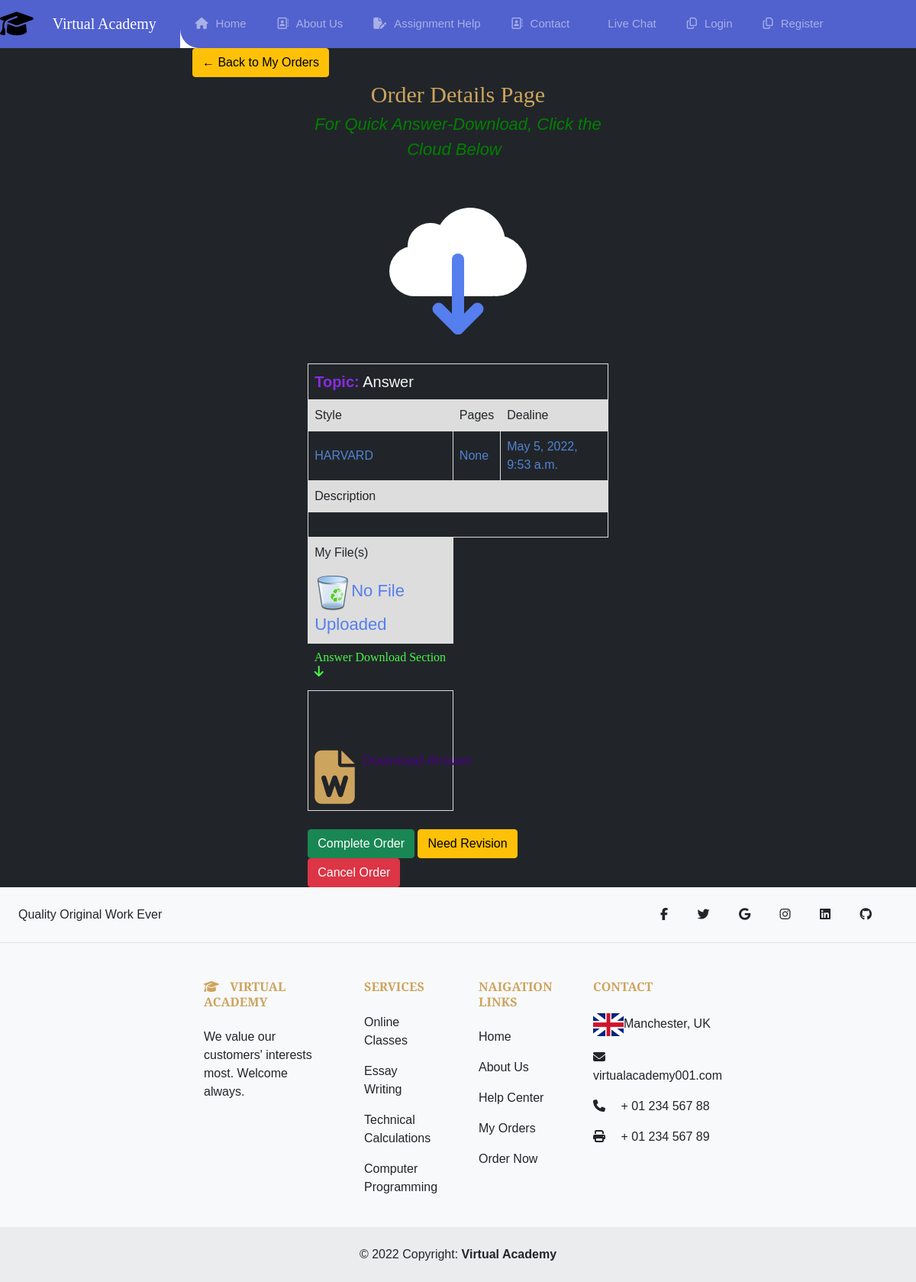
/task/23/, run on the app's committed database.
### Customer/models.py (models this page shows, shortened)
class Task(models.Model):
    STYLES = (
			('HARVARD', 'HARVARD'),
			('APA', 'APA'),
			('MLA', 'MLA'),
            ('CHICAGO', 'CHICAGO'),
            ('Other ', 'Other'),
			)
    PROGRESS = (
        ('In Progress', 'In Progress'),
        ('Completed', 'Completed'),
    )
    SPACING = (
        ('Single', 'Single'),
        ('1.5 lines', '1.5 lines'),
        ('Doudle', 'Double'),
    )
    FONTS = (
        ('Times New Roman', 'Times New Roman'),
        ('Arial', 'Arial'),
        ('Calibri', 'Calibri'),
    )
    user = models.ForeignKey(
        User, on_delete=models.CASCADE, null=True, blank=True)
    topic= models.CharField(max_length=200, null=True, blank=True)
    description = models.TextField(max_length=1000, null=True, blank=True)
    pages = models.FloatField(null=True, blank=True)
    font_family = models.CharField(max_length=200, null=True, blank=True, choices=FONTS, default='Select')
    line_spacing = models.CharField(max_length=200, null=True, blank=True, choices=SPACING, default='Select')
    style = models.CharField(max_length=200, null=True, blank=True, choices=STYLES, default='Select')
    time = models.DateTimeField("Deadline: Must be Formated> Y-D-M Hr:Min:Sec ",   default= localtime,  null=True, blank=True)
    files = models.FileField( upload_to="Upload_files/%Y%m%d/" , max_length=255,  blank=True, null=True,)
    budget=models.FloatField(null=False, blank=False, default=10)
    created = models.DateField(auto_now=True, null=True, blank=True)
    answer = models.FileField( upload_to="Answers/%Y%m%d/" , max_length=255,  blank=True, null=True)
    progress= models.BooleanField("Mark as Complete", default=False )
    paid = models.BooleanField(default=False )
    invoice= models.CharField(max_length=200, null=True, blank=True)
    class Meta:
        order_with_respect_to = 'user'

### Customer/views.py (the view)
# urls.py: path('task/<int:pk>/', TaskDetail.as_view(), name='task'),
class TaskDetail(DetailView):
    model = Task
    context_object_name= 'task'

### Customer/Templates/Customer/task_detail.html (shortened to what this page needs)
{% extends "Customer/base.html" %}
{% load static %}
 {% block content%}
 {%  include "Customer/nav.html" %}
</head>
<body>
<div class="container">
<a class="btn btn-warning"  href="{% url 'tasks' %}"> &#8592; Back to My Orders</a>
</div>
<div class="container">
    <div class="heading" style="color: whitesmoke; font-weight: 400; font-family: Playfair Display ;
    font-size: 30px; text-align: center; color: #cda45e;" >Order Details Page</div>
    {% if task.answer %}
    <div class="container">
      <div class="heading" style="color: whitesmoke; font-weight: 400;
      font-size: 22px; text-align: center;" > <i style="color: green";>For Quick Answer-Download, Click the Cloud Below</i> </div>
    {% endif %}
<table>
  <tr>
    <th scope="row" colspan="3"> <span style="color: whitesmoke; font-weight: 100;
      font-size: 20px;" > <b style="font-weight: 800; color: blueviolet;">Topic:</b> {{task.topic}}</span> </th>
  </tr>
  <tr>
    <td>Style</td>
    <td>Pages</td>
    <td>Dealine</td>
  </tr>
  <tr>
    <td style="color: #5383d3;">{{task.style}}</td>
    <td style="color: #5383d3;">{{task.pages}}</td>
    <td style="color: #5383d3;">{{task.time}}</td>
  </tr>
  <tr>
    <div class="center"><td scope="row" colspan="3">Description</td></div>
  </tr>
  <tr>
    <td scope="row" colspan="3">
        </td>
  </tr>
  <tr>
    <td> My File(s) </td>
  </tr>
  <tr>
    <tr>
      {% if task.files %}
        <td><a href="{{ task.files.url }}"><i class="fa-solid fa-file-word" style="font-size: 70px;"></i></a>
		</td>
	  {% else %}
	 <td> <img src="{% static 'images/empty.png' %}" class="img-fluid"><span style="color: #557eef; font-size: 22px;">No File Uploaded</span></td>
      {% endif %}
      </tr>
    <tr>
    <td style="color: white; border: #212529;"><h6 style="color: rgb(73, 247, 73); font-family: Playfair display;">Answer Download Section <i class="fa-solid fa-arrow-down"></i></h6></td>
  </tr>
  <tr>
    <tr>
      <td >
        <i class="fa-solid fa-file-word" style="font-size: 70px;"></i>
        {% if task.answer %}
        <marquee behavior="alternate"><a href="{{ task.answer.url }}"><i class="fa-solid fa-file-word" style="font-size: 70px;"></i>
        <i style="text-decoration: none; color: indigo;"><b style="position: fixed; font-size: large;">Download Answer</b></i> </span> </a></td>
		<a href="{{ task.answer.url }}">
      <button type="button" class="icon">
        <div class="cloud">
          <div class="puff puff-4"></div>
          <div class="arrow">
            <div class="arrow-stem">
              <div class="arrow-l-tip"></div>
              <div class="arrow-r-tip"></div>
            </div>
          </div>
        </div>
      </button>
      </div>
      {% endif %}
   <br>
<br>
<button type="button" class="btn btn-success">Complete Order</button>
<button type="button" class="btn btn-warning">Need Revision</button>
<button type="button" class="btn btn-danger">Cancel Order</button>
</div>
{% include 'Customer/footer.html' %}
{% endblock content %}

### static/css/main.css (style rules this page uses)
.container { width: 60%; margin: auto; }
.heading { text-align: center; font-size: 30px; font-weight: bold; padding: 0.rem 0; font-family: "Nunito", sans-serif; }
.icon { height: 5rem; width: auto; }
a { color: #cda45e; text-decoration: none; }
h1, h2, h3, h4, h5, h6 { font-family: "Playfair Display", serif; color: #cda45e; }

### Customer/Templates/Customer/nav.html (style rules this page uses)
body { font-family: 'Roboto', sans-serif; }
* { margin: 0; padding: 0; }
i { margin-right: 10px; }

### Customer/Templates/Customer/task_detail.html (style rules this page uses)
body { background-color: #212529; margin: 0; font-family: "Nunito", sans-serif; font-size: 1rem; font-weight: 200; line-height: 1.5; -webkit-text-size-adjust: 100%; -webkit-tap-highlight-color: transparent; }
table { font-family: arial, sans-serif; border-collapse: collapse; width: 100%; }
td, th { border: 1px solid #dddddd; text-align: left; padding: 8px; }
tr:nth-child(even) { background-color: #dddddd; }
*, *:before, *:after { box-sizing: border-box; margin: 0; padding: 0; }
.icon { background-color: transparent; border: 0; color: #557eef; cursor: pointer; display: block; font-size: 20px; margin: 3em auto 0 auto; position: relative; width: 9em; height: 9em; -webkit-appearance: none; -moz-appearance: none; appearance: none; }
.icon div { position: absolute; }
.cloud { transition: opacity 0.1s linear; }
.cloud { top: 0; width: 4em; height: .1em; }
.puff, .cloud-core { background-color: #fff; }
.puff { border-radius: 50%; }
.puff-4 { top: 1.8em; left: 5em; width: 4em; height: 4em; }
.arrow { top: 3em; left: 0; width: 9em; height: 5.3em; }
.arrow div, .progress { border-radius: 0.4em; }
.arrow div { background-color: currentColor; }
.arrow-stem { bottom: 0; left: 4.1em; width: 0.8em; height: 5.3em; transform-origin: 50% 100%; }
.arrow-l-tip, .arrow-r-tip { left: calc(50% - 0.4em); bottom: 0; width: 2.6em; height: 0.8em; transform-origin: 0.4em 50%; }
.arrow-l-tip { transform: rotate(-135deg); }
.arrow-r-tip { transform: rotate(-45deg); }

### data on the page
Task: topic "Answer", style "HARVARD", pages "None", time "May 5, 2022, 9:53 a.m."
